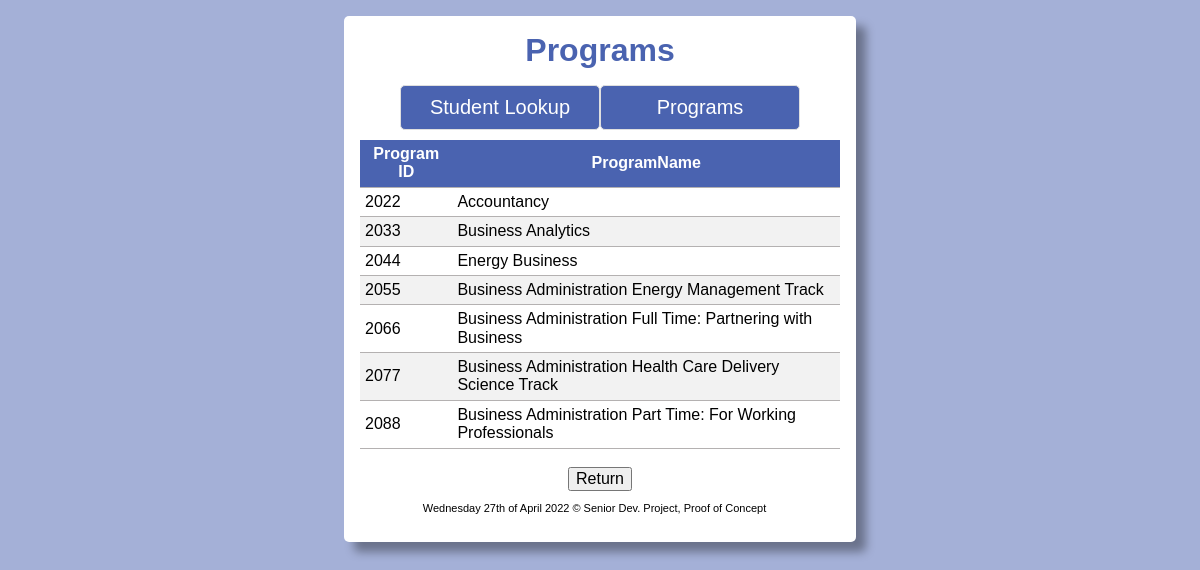
/SDP/scripts/programs.php, run on the app's committed database.
### tables this page shows
CREATE TABLE programs (
program_id VARCHAR(20) NOT NULL,
program_name VARCHAR(100) NOT NULL,
num_elec_courses INT NOT NULL,
PRIMARY KEY(program_id)
);

### SDP/scripts/programs.php (the view, shortened to what this page needs)
<?php
require_once('./echoHTML.php');
require_once('./database.php');
echoHead("Programs");
echoHeader("Programs");
try {
    $sql = "SELECT * FROM programs";
    $stmt = $db->query($sql);
    echo '
    <br>
        <table>
        <thead>
         <tr>
           <th>Program ID</th>
           <th>ProgramName</th>
         </tr>
        </thead>
        <tbody>';
    while ($row = $stmt->fetch(PDO::FETCH_ASSOC)) {
        echo '
                <tr>
                    <td>' . $row['program_id'] . '</td>
                    <td>' . $row['program_name'] . '</td>
                </tr>';
    }
    echo '</tbody>
     </table><br>';
} catch (PDOException $e) {
    echo $e->getMessage();
}
echo '
<div id="backButton">
<a href="../index.php"><button class="button1">Return</button></a></div>
';
echoFooter();

### SDP/scripts/echoHTML.php (shortened to what this page needs)
<?php
function echoHead($title)
{
  echo '
<!DOCTYPE html>
<html lang="en">
  <head>
    <meta charset="UTF-8" />
    <meta http-equiv="X-UA-Compatible" content="IE=edge" />
    <meta name="viewport" content="width=device-width, initial-scale=1.0" />
    <link rel="stylesheet" href="../styles/normalize.css" />
    <link rel="stylesheet" href="../styles/grad_check.css" />
    <script src="../clientScripts/grad_check.js"></script>
    <title>' . $title . '</title>
  </head> ';
}
function echoHeader($h1)
{
  echo '
  <body>
  <main>
    <header class="header">
      <h1>' . $h1 . '</h1>
    </header>
    <ul class="menu">
      <li><a class="button-46" href="http://localhost/SDP/scripts/landingPage.php" >Student Lookup</a></li>
      <li>
        <a href="http://localhost/SDP/scripts/programs.php" class="button-46">Programs</a>
        <ul class="submenu">
          <li ><a href="http://localhost/SDP/scripts/program/acct.php" class="button-46">Accountancy</a></li>
          <li ><a href="http://localhost/SDP/scripts/program/mba_em.php" class="button-46">MBA Energy Mgt</a></li>
          <li ><a href="http://localhost/SDP/scripts/program/mba_full_time.php" class="button-46">MBA Full-Time</a></li>
          <li ><a href="http://localhost/SDP/scripts/program/mba_hcds.php" class="button-46">MBA HCDS</a></li>
          <li ><a href="http://localhost/SDP/scripts/program/mba_part_time.php" class="button-46">MBA Part-Time</a></li>
          <li ><a href="http://localhost/SDP/scripts/program/bus_analy.php" class="button-46">MSBA</a></li>
          <li ><a href="http://localhost/SDP/scripts/program/energy_bus.php" class="button-46">MEB</a></li>
        </ul>
      </li>
    </ul>
    <br />
    <br />
  ';
}
function echoFooter()
{
  echo '
  <footer>
    <p> ' . date("l jS \of F Y") . ' &#169; Senior Dev. Project, Proof of Concept</p>
  </footer>
</main>
</body>
</html>
';
}

### SDP/styles/grad_check.css (style rules this page uses)
html { background: rgba(74, 99, 176,.5); background-repeat: no-repeat; background-position: center; background-size: cover; height: 100%; }
body { font-family:'Trebuchet MS', 'Lucida Sans Unicode', 'Lucida Grande', 'Lucida Sans', Arial, sans-serif; margin: 1em; padding: 0; }
main { width: 30em; margin: auto; border-radius: 5px; box-shadow: 10px 10px 10px rgba(0, 0, 0, 0.352); background-color: white; padding: 1em; }
h1, h3 { text-align: center; color: rgb(74, 99, 176); margin: 0 0 0.5em; }
table, th, td { border-bottom: 1px solid #b4b1b1; border-collapse: collapse; text-align: left; padding: 5px; }
th { text-align: center; height: 20px; background-color: rgb(74, 99, 176); color: white; }
tr:nth-child(even) { background-color: #f2f2f2; }
ul { list-style-type: none; width: fit-content; margin: 0px; margin: 0px; }
li:last-child { border-right: none; }
.menu > li { float: left; }
li a { display: block; color: white; background-color: rgb(74, 99, 176); text-align: center; font-size: medium; width: 11em; padding: 3px 0 3px 0; text-decoration: none; }
footer { text-align: center; font-size: 11px; padding-right: 1em; }
#backButton { text-align: center; }
#backButton a { text-decoration: none; }
.button-46 { align-items: center; background-color: rgb(74, 99, 176); border: 1px solid #DFDFDF; border-radius: 5px; box-sizing: border-box; color: #ffffff; cursor: pointer; display: flex; font-family: 'Gill Sans', 'Gill Sans MT', Calibri, 'Trebuchet MS', sans-serif; font-size: 15px; justify-content: center; line-height: 15px; max-width: 100%; padding: 5px 22px; text-decoration: none; transition: all .2s; user-select: none; -webkit-user-select: none; touch-action: manipulation; width: 100%; }
@media (min-width: 768px) { .button-46 { font-size: 20px; min-width: 200px; padding: 14px 16px; } }

### data on the page
programs: program_id "2022", program_name "Accountancy"
programs: program_id "2033", program_name "Business Analytics"
programs: program_id "2044", program_name "Energy Business"
programs: program_id "2055", program_name "Business Administration Energy Management Track"
programs: program_id "2066", program_name "Business Administration Full Time: Partnering with Business"
programs: program_id "2077", program_name "Business Administration Health Care Delivery Science Track"
programs: program_id "2088", program_name "Business Administration Part Time: For Working Professionals"

### other printed values
$h1 "Programs"
